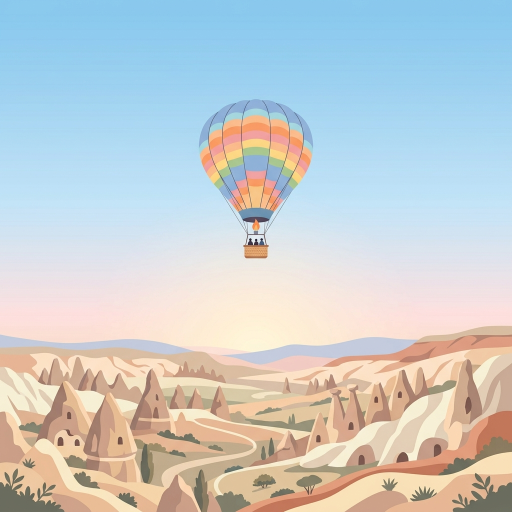
#> input picture public/lonely_balloon.png, 1024 x 1024 px (shown at 1/2 size)
$ python -i image_utils.py   (imports and definitions only)
#> lines starting #> are read from the running program, lines starting #| are printed output that depends on the picture
"""
core/image_utils.py
--------------------
Shared Pillow-based image optimization, extracted from
agencies/agency_tours_views.py so agency_shuttles_views.py (and any future
agency panel) can reuse it without importing another ViewSet.
"""
import io
import logging

from django.core.files.base import ContentFile

logger = logging.getLogger('agencies')

try:
    from PIL import Image as PilImage
    PILLOW_AVAILABLE = True
except ImportError:
    PILLOW_AVAILABLE = False
    logger.warning("Pillow kütüphanesi bulunamadı. Görsel optimizasyonu devre dışı.")

MAX_IMAGE_SIZE = (1200, 900)   # piksel
IMAGE_QUALITY = 82             # JPEG/WEBP kalitesi (1-95)


def optimize_image(image_file) -> ContentFile:
    """
    Pillow ile görsel optimizasyonu:
      1. MAX_IMAGE_SIZE içine sığdır (thumbnail — oranı koru).
      2. WEBP formatına dönüştür (en iyi sıkıştırma).
      3. ContentFile olarak döndür (Django'nun storage'ına yazılabilir).

    Pillow yüklü değilse orijinal dosyayı döndürür.
    """
#> called with image_file = '../../public/lonely_balloon.png'
    if not PILLOW_AVAILABLE:
        return ContentFile(image_file.read())

    try:
        img = PilImage.open(image_file)
#> img is the input picture: PIL image 1024x1024 RGB; mean R, G, B 198.2, 204.5, 205.9

        try:
            from PIL.ImageOps import exif_transpose
            img = exif_transpose(img)
        except Exception:
            pass

        if img.mode in ('RGBA', 'P', 'LA'):
            background = PilImage.new('RGB', img.size, (255, 255, 255))
            if img.mode == 'RGBA':
                background.paste(img, mask=img.split()[3])
            else:
                background.paste(img.convert('RGBA'), mask=img.convert('RGBA').split()[3])
            img = background
        elif img.mode != 'RGB':
            img = img.convert('RGB')

        img.thumbnail(MAX_IMAGE_SIZE, PilImage.LANCZOS)
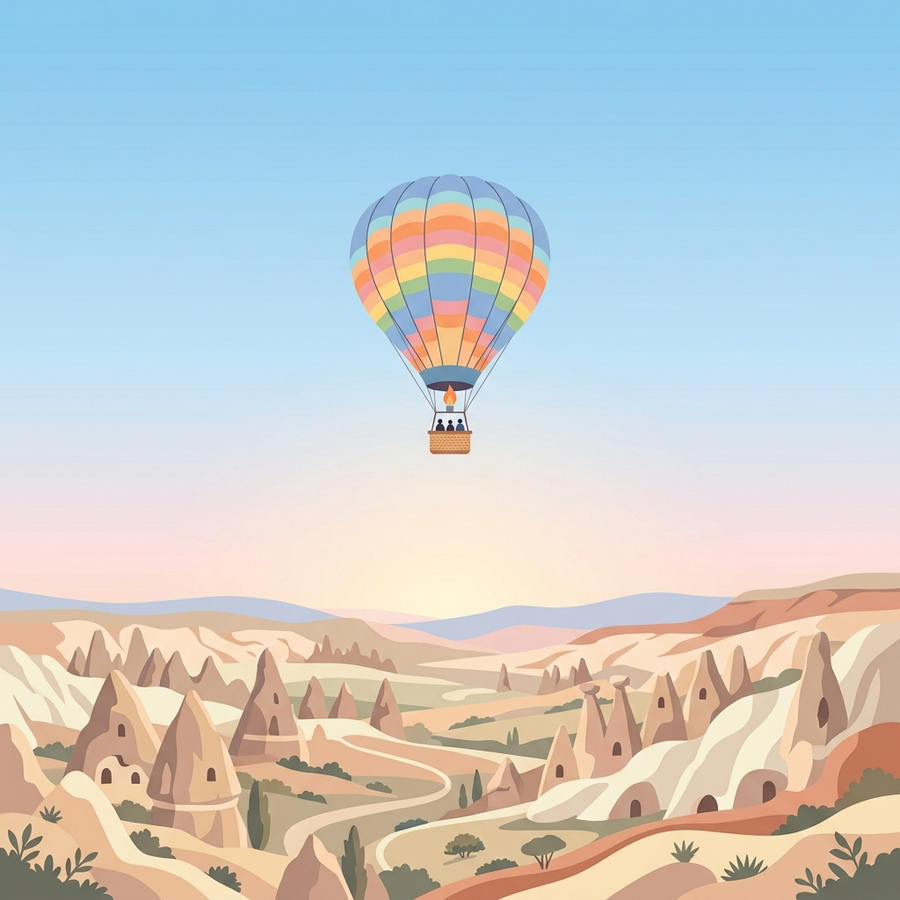
#> img: PIL image 900x900 RGB; mean R, G, B 198.1, 204.5, 205.9

        buffer = io.BytesIO()
        img.save(buffer, format='WEBP', quality=IMAGE_QUALITY, method=6)
        buffer.seek(0)
        return ContentFile(buffer.read())

    except Exception as e:
        logger.error(f"[IMAGE_OPTIMIZE] Pillow optimizasyonu başarısız, orijinal kullanılıyor: {e}")
#> (the run stopped early here; a loop or call above may not have finished)
